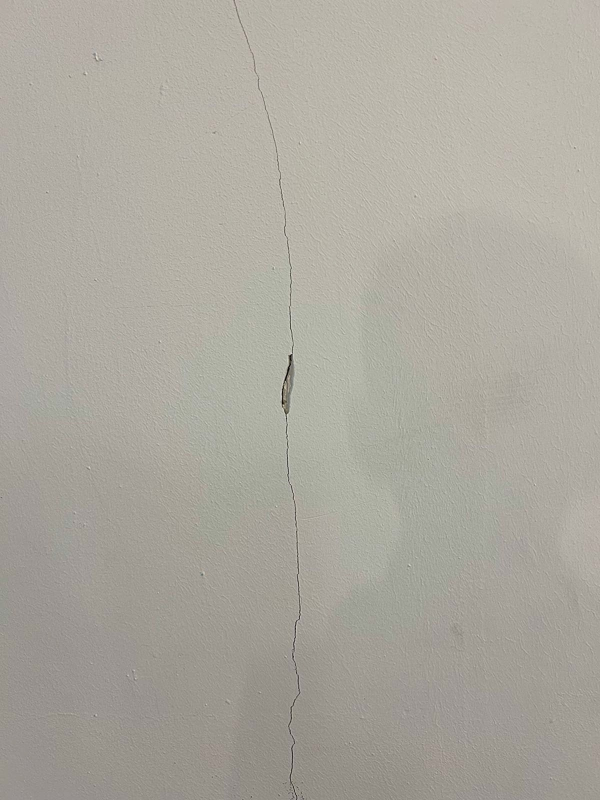
#> input picture sample8.JPG, 1200 x 1600 px, found by its file name (shown at 1/2 size)
$ python t5.py
#> lines starting #> are read from the running program, lines starting #| are printed output that depends on the picture; after the words box and inside, x2 and y2 are one past the last pixel; in counts of white or black regions, pixels touching at a corner belong together
# [128 lines of commented-out code are left out]


import cv2
import numpy as np
import matplotlib.pyplot as plt

# Constants
MIN_CRACK_AREA = 2000
MIN_CRACK_LENGTH = 30
MIN_CRACK_WIDTH = 5
SCALE_FACTOR_MM = 0.03341
MIN_ASPECT_RATIO = 1.5  # Higher value = more elongated structuresq

def preprocess_image(image_path):
#> called with image_path = 'D:/Desktop/Cap1/sample8.jpg'
    image = cv2.imread(image_path)
#> image is the input picture: shape (1600, 1200, 3); mean B, G, R 158.3, 167.9, 171.2
    gray = cv2.cvtColor(image, cv2.COLOR_BGR2GRAY)
    clahe = cv2.createCLAHE(clipLimit=2.0, tileGridSize=(8, 8))
    gray = clahe.apply(gray)

    brightened = cv2.add(gray, 10)  # Brighten image
    enhanced = cv2.convertScaleAbs(brightened, alpha=1.5, beta=0)  # Increase contrast
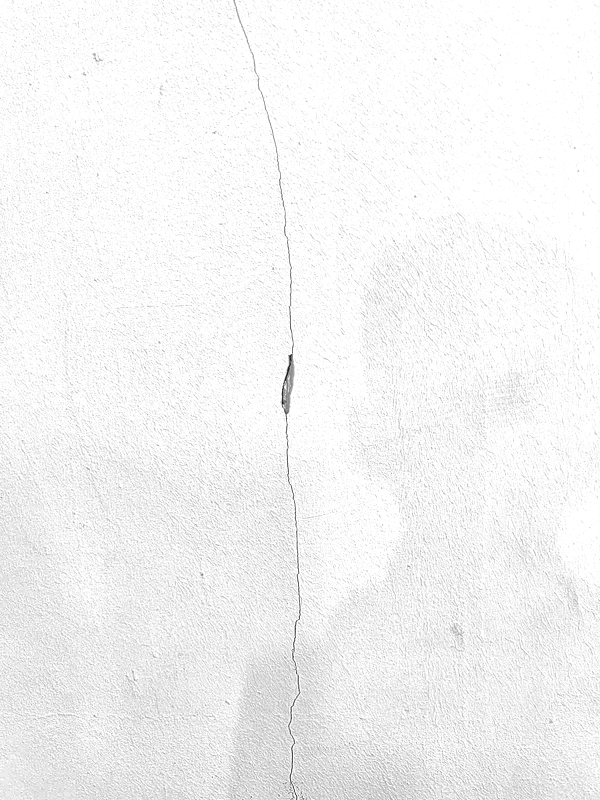
#> enhanced: shape (1600, 1200) (shown at 1/2 size); min 16, max 255, mean 243.5

    return image, enhanced


def detect_cracks(image):
    blurred = cv2.GaussianBlur(image, (5, 5), 0)
    edges = cv2.Canny(blurred, 50, 150)
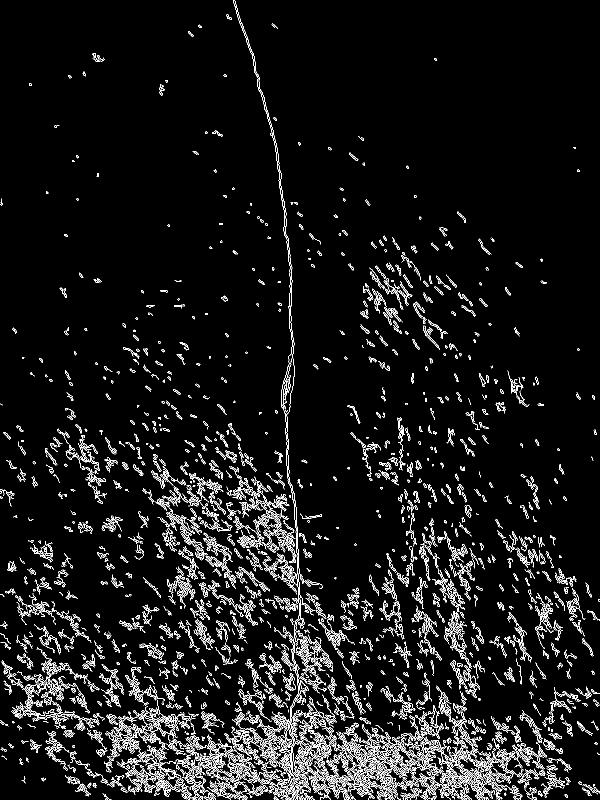
#> edges: shape (1600, 1200) (shown at 1/2 size); 6% white in thin lines or dots
    return edges

def segment_crack(image):
    thresh = cv2.adaptiveThreshold(image, 255, cv2.ADAPTIVE_THRESH_MEAN_C,
                                   cv2.THRESH_BINARY_INV, 11, 2)
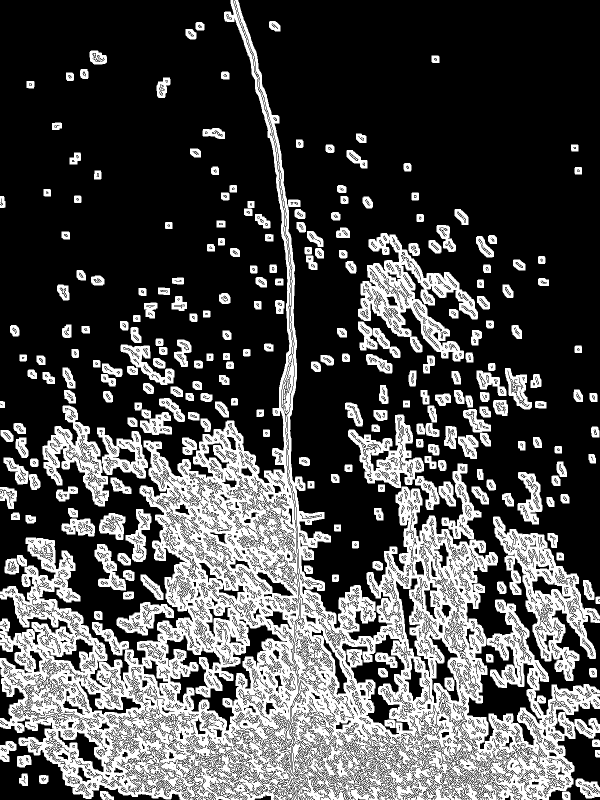
#> thresh: shape (1600, 1200) (shown at 1/2 size); 29.8% white; 436 white regions (183 under 20 px), largest, box (x1, y1, x2, y2) and area: (0, 0, 1200, 1600) 388515, (986, 1033, 1200, 1362) 21622, (716, 466, 956, 723) 20882
    # Remove small blobs
    kernel = cv2.getStructuringElement(cv2.MORPH_RECT, (3, 3))
    cleaned = cv2.morphologyEx(thresh, cv2.MORPH_OPEN, kernel, iterations=1)
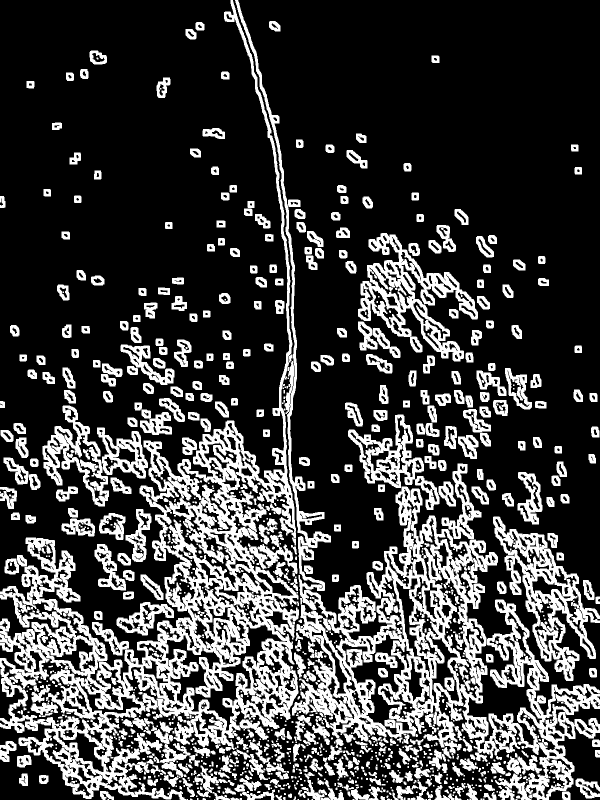
#> cleaned: shape (1600, 1200) (shown at 1/2 size); 24.8% white; 1078 white regions (476 under 20 px)
    return cleaned

def skeletonize(binary_img):
    skel = np.zeros(binary_img.shape, np.uint8)
    element = cv2.getStructuringElement(cv2.MORPH_CROSS, (3, 3))
    img = binary_img.copy()

    while True:
        eroded = cv2.erode(img, element)
        temp = cv2.dilate(eroded, element)
        temp = cv2.subtract(img, temp)
        skel = cv2.bitwise_or(skel, temp)
        img = eroded.copy()
        if cv2.countNonZero(img) == 0:
            break
    return skel

def get_crack_length_skeleton(contour, binary_image):
    mask = np.zeros_like(binary_image)
    cv2.drawContours(mask, [contour], -1, 255, thickness=cv2.FILLED)
    skeleton = skeletonize(mask)
    return cv2.countNonZero(skeleton)

def get_crack_width_from_skeleton(contour, binary_image):
    mask = np.zeros_like(binary_image)
    cv2.drawContours(mask, [contour], -1, 255, thickness=cv2.FILLED)
    dist_transform = cv2.distanceTransform(mask, cv2.DIST_L2, 5)
    skeleton = skeletonize(mask)
    width_values = dist_transform[skeleton == 255] * 2
    return np.mean(width_values) if len(width_values) > 0 else 0

def convert_to_mm(pixels):
    return pixels * SCALE_FACTOR_MM

def is_elongated(contour):
    x, y, w, h = cv2.boundingRect(contour)
    aspect_ratio = max(w, h) / (min(w, h) + 1e-5)
    return aspect_ratio >= MIN_ASPECT_RATIO

def analyze_crack_dimensions(image, original_image):
    contours, _ = cv2.findContours(image, cv2.RETR_EXTERNAL, cv2.CHAIN_APPROX_SIMPLE)
#> contours = 839 contours, 386 with area under 20; largest, box (x1, y1, x2, y2) and area: (0, 0, 1200, 1600) 381288, (986, 1033, 1200, 1362) 25944, (716, 466, 956, 723) 23879, (696, 829, 879, 1020) 11960, (85, 811, 218, 1013) 11148
    crack_info = []
    for contour in contours:
        area = cv2.contourArea(contour)
        if area < MIN_CRACK_AREA or not is_elongated(contour):
            continue

        length_pixels = get_crack_length_skeleton(contour, image)
        width_pixels = get_crack_width_from_skeleton(contour, image)

        if length_pixels >= MIN_CRACK_LENGTH and width_pixels >= MIN_CRACK_WIDTH:
            length_mm = convert_to_mm(length_pixels)
            width_mm = convert_to_mm(width_pixels) - 0.45
            crack_info.append({
                'length_pixels': length_pixels,
                'width_pixels': width_pixels,
                'length_mm': length_mm,
                'width_mm': width_mm
            })
            cv2.drawContours(original_image, [contour], -1, (0, 255, 0), 2)
#> this loop made 839 passes
#> (area, length_pixels, width_pixels, length_mm, width_mm) on passes 561, 603, 609, 637, 640, 675, 714: (3600.5, 227, 16.37, 7.58, 0.0969), (25944.5, 1097, 23.16, 36.65, 0.324), (2539.5, 169, 14.07, 5.65, 0.0201), (2976.5, 208, 15.23, 6.95, 0.059), (3973, 372, 13.55, 12.43, 0.00255), (11148.5, 608, 17.76, 20.31, 0.143), (2266.5, 153, 16.12, 5.11, 0.0885)
#> area on passes 20, 22, 25, 27, 28, 31: 27, 45.5, 44.5, 31, 45.5, 56.5
#> after the loop, crack_info = 7 items

    return crack_info, original_image

def visualize_results(original_image, processed_image, edges, final_image):
    fig, ax = plt.subplots(1, 4, figsize=(20, 5))
    titles = ["Original", "Preprocessed", "Edge Detection", "Detected Cracks"]
    images = [
        cv2.cvtColor(original_image, cv2.COLOR_BGR2RGB),
        processed_image,
        edges,
        cv2.cvtColor(final_image, cv2.COLOR_BGR2RGB)
    ]
    for i, (img, title) in enumerate(zip(images, titles)):
        ax[i].imshow(img, cmap='gray' if i != 3 else None)
        ax[i].set_title(title)
        ax[i].axis("off")
    plt.show()

# ---- USAGE ----
image_path = "D:/Desktop/Cap1/sample8.jpg"  # Replace with your image path
original_image, processed_image = preprocess_image(image_path)
edges = detect_cracks(processed_image)
segmented_image = segment_crack(edges)
crack_dimensions, final_image = analyze_crack_dimensions(segmented_image, original_image.copy())
#> crack_dimensions = 7 items

visualize_results(original_image, processed_image, edges, final_image)
#> the loop in visualize_results, `for i, (img, title) in enumerate(zip(images, titles)):` made 4 passes
#> in visualize_results, `plt.show()`:
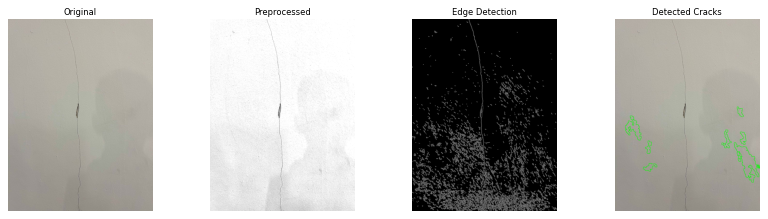
#> figure drawn by matplotlib, 4 panels

# Print results
if crack_dimensions:
    print("\nMajor Cracks Detected (in mm):")
    for idx, crack in enumerate(crack_dimensions):
        print(f"Crack {idx+1}: Length = {crack['length_mm']:.2f} cm, Width = {crack['width_mm']:.2f} cm")
#> this loop made 7 passes
#| Crack 1: Length = 7.58 cm, Width = 0.10 cm
#| Crack 2: Length = 36.65 cm, Width = 0.32 cm
#| Crack 3: Length = 5.65 cm, Width = 0.02 cm
#| Crack 4: Length = 6.95 cm, Width = 0.06 cm
#| Crack 5: Length = 12.43 cm, Width = 0.00 cm
#| Crack 6: Length = 20.31 cm, Width = 0.14 cm
#| Crack 7: Length = 5.11 cm, Width = 0.09 cm
else:
    print("\nNo cracks detected.")

$ run again, with sample1.jpeg copied over sample8.JPG
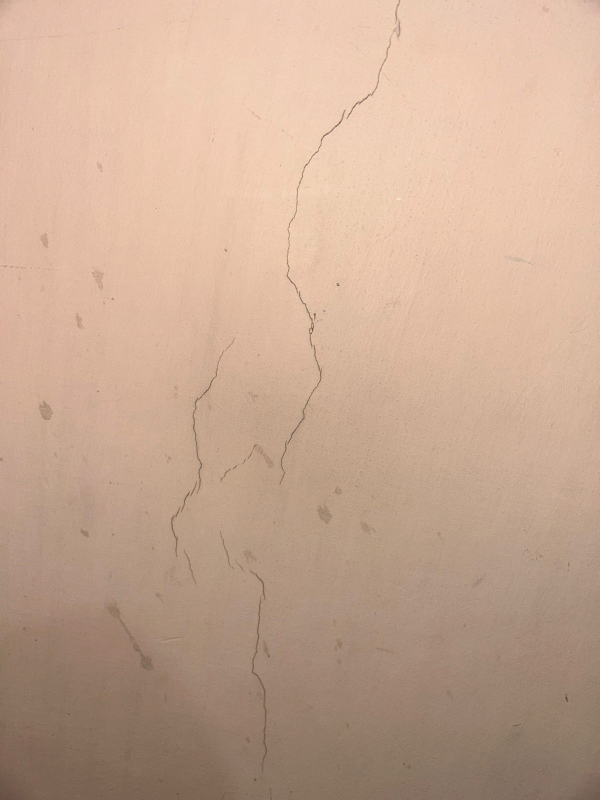
#> input picture sample1.jpeg, 1200 x 1600 px, found by its file name (shown at 1/2 size)
#> in preprocess_image, image is the input picture: shape (1600, 1200, 3); mean B, G, R 146.2, 167.7, 198.7
#> in detect_cracks, `edges = cv2.Canny(blurred, 50, 150)`:
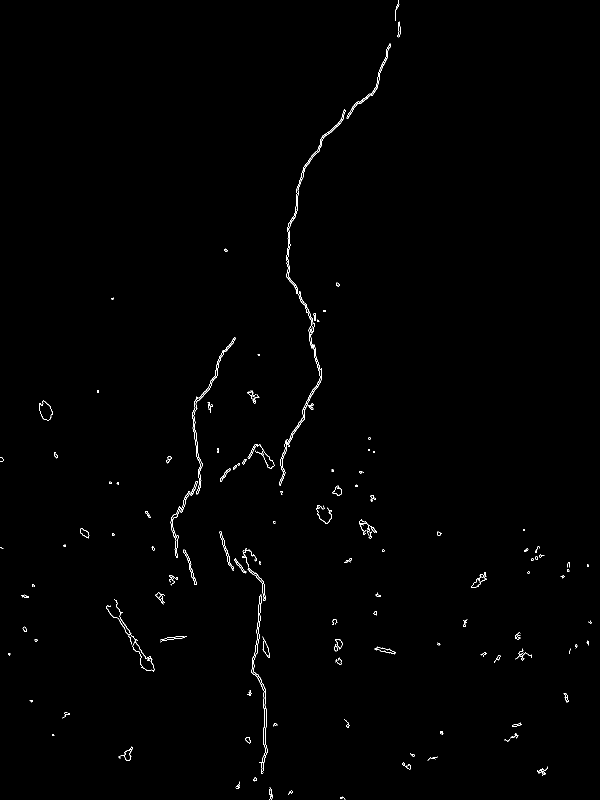
#> edges: shape (1600, 1200) (shown at 1/2 size); 0.53% white in thin lines or dots
#> thresh: shape (1600, 1200); 4.1% white; 109 white regions (18 under 20 px), largest, box (x1, y1, x2, y2) and area: (553, 82, 787, 976) 15423, (434, 1058, 545, 1568) 10715, (336, 670, 476, 1120) 8134
#> cleaned: shape (1600, 1200); 3.7% white; 108 white regions (15 under 20 px)
#> contours = 90 contours; largest, box (x1, y1, x2, y2) and area: (553, 82, 787, 976) 17028, (434, 1058, 545, 1568) 11622, (336, 670, 476, 1120) 8879, (207, 1194, 314, 1349) 4414, (436, 883, 555, 969) 3196
#> the loop in analyze_crack_dimensions, `for contour in contours:` made 90 passes
#> (area, x in is_elongated, y in is_elongated, w in is_elongated, h in is_elongated, aspect_ratio in is_elongated, length_pixels) on pass 59: (11621.5, 434, 1058, 111, 510, 4.59, 898)
#> after the loop in analyze_crack_dimensions, `for contour in contours:`: crack_info = 3 items
#> the loop in visualize_results, `for i, (img, title) in enumerate(zip(images, titles)):` made 4 passes
#> in visualize_results, `plt.show()`:
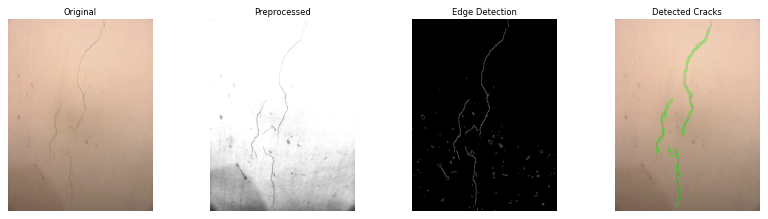
#> figure drawn by matplotlib, 4 panels
#> the loop `for idx, crack in enumerate(crack_dimensions):` made 3 passes
#| Crack 1: Length = 30.00 cm, Width = 0.10 cm
#| Crack 2: Length = 24.42 cm, Width = 0.06 cm
#| Crack 3: Length = 41.26 cm, Width = 0.08 cm
